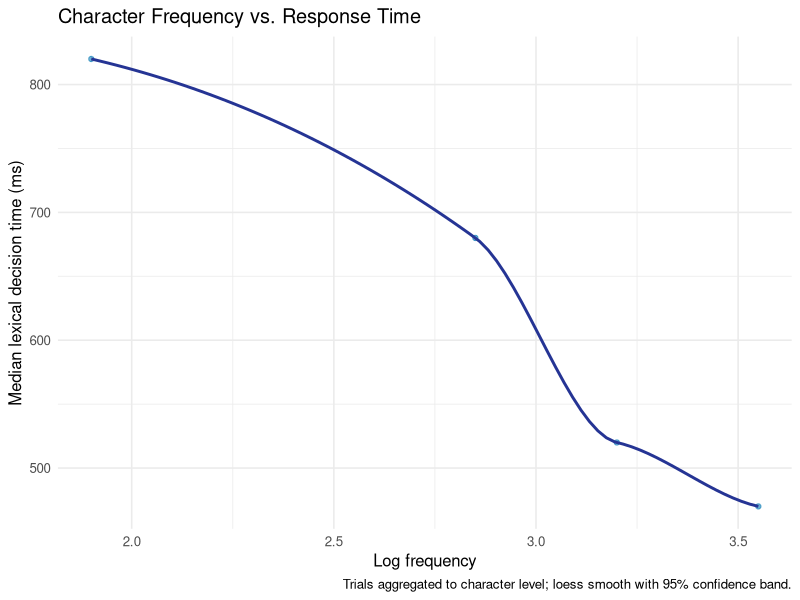

Recreate this plot in R.
#!/usr/bin/env Rscript

suppressPackageStartupMessages({
  library(dplyr)
  library(readr)
  library(tidyr)
  library(ggplot2)
  library(tibble)
  library(here)
})

# Load lexical decision trials
trials <- read_csv(
  here("data", "raw", "sclp_sample.csv"),
  show_col_types = FALSE
)

# Load character-level descriptors
chars <- read_csv(
  here("data", "raw", "cld_sample.csv"),
  show_col_types = FALSE
)

# Summarise typical response time (median) per character
char_rt <- trials %>%
  group_by(char) %>%
  summarise(
    trials = n(),
    median_rt_ms = median(rt_ms, na.rm = TRUE),
    mean_rt_ms = mean(rt_ms, na.rm = TRUE),
    .groups = "drop"
  )

# Merge with frequency and complexity; remove incomplete rows
model_data <- char_rt %>%
  left_join(chars, by = "char") %>%
  drop_na(log_freq, strokes, median_rt_ms) %>%
  mutate(
    freq = exp(log_freq),
    log_median_rt = log(median_rt_ms)
  )

# Fit simple linear model of log median RT
model <- lm(log_median_rt ~ log_freq + strokes, data = model_data)

# Prepare model diagnostics
model_summary <- summary(model)

model_tidy <- as_tibble(model_summary$coefficients, rownames = "term")

model_glance <- tibble(
  r_squared = model_summary$r.squared,
  adj_r_squared = model_summary$adj.r.squared,
  sigma = model_summary$sigma,
  df = paste(model_summary$df[1], model_summary$df[2], sep = ","),
  n = nrow(model_data)
)

model_aug <- model_data %>%
  mutate(
    .fitted = fitted(model),
    .resid = resid(model)
  )

# Ensure output directories exist
dir_create <- function(path) if (!dir.exists(path)) dir.create(path, recursive = TRUE)
dir_create(here("outputs", "data"))
dir_create(here("outputs", "results"))
dir_create(here("outputs", "figures"))

# Persist data and model summaries
write_csv(model_data, here("outputs", "data", "character_frequency_model_data.csv"))
write_csv(model_tidy, here("outputs", "results", "character_frequency_model_tidy.csv"))
write_csv(model_glance, here("outputs", "results", "character_frequency_model_glance.csv"))
write_csv(model_aug, here("outputs", "data", "character_frequency_model_augmented.csv"))

# Plot response time vs frequency with smooth trend and uncertainty
plot_rt_freq <- ggplot(model_data, aes(x = log_freq, y = median_rt_ms)) +
  geom_point(color = "#2b8cbe", alpha = 0.7) +
  geom_smooth(
    method = "loess",
    se = TRUE,
    color = "#253494",
    fill = "#a6bddb",
    span = 0.8
  ) +
  labs(
    title = "Character Frequency vs. Response Time",
    x = "Log frequency",
    y = "Median lexical decision time (ms)",
    caption = "Trials aggregated to character level; loess smooth with 95% confidence band."
  ) +
  theme_minimal(base_size = 12)

ggsave(
  filename = here("outputs", "figures", "character_frequency_rt_vs_freq.png"),
  plot = plot_rt_freq,
  width = 6,
  height = 4,
  dpi = 300
)
